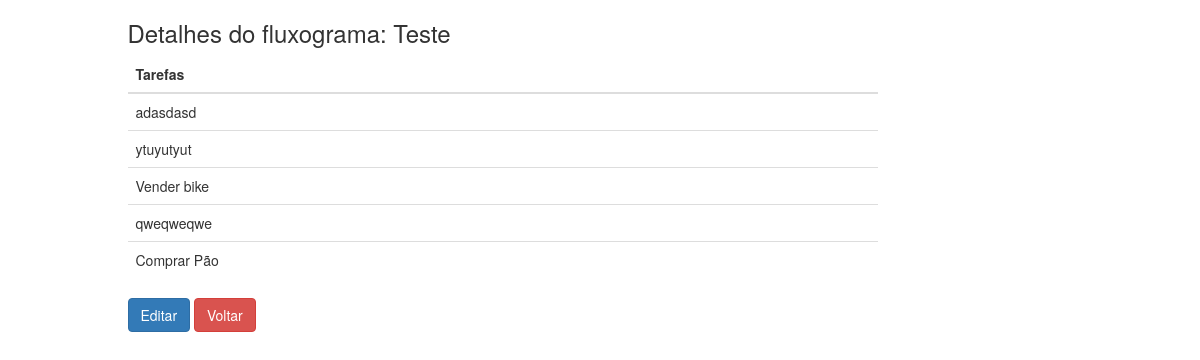
The page /fluxograma/1/ on the database as committed earlier.
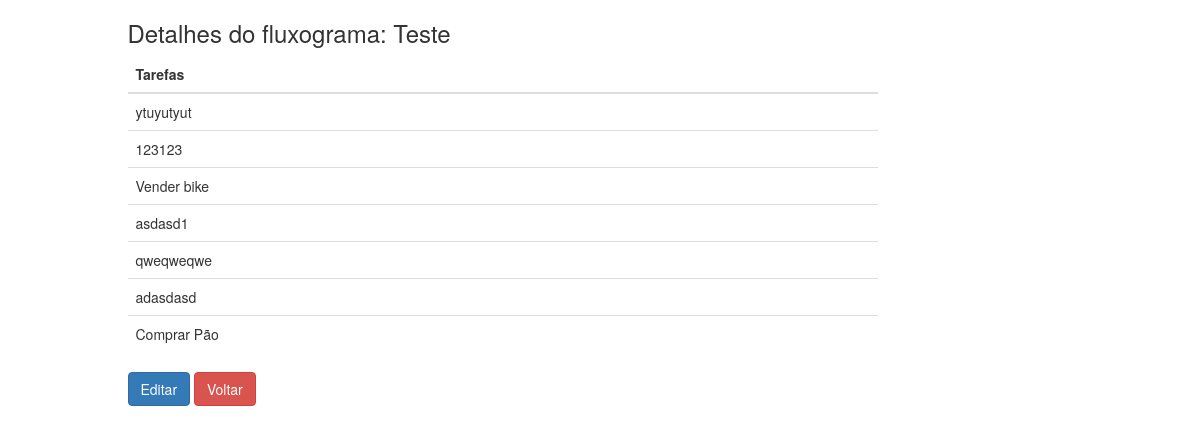
The same page on the database as committed later.
### fluxograma/models.py (models this page shows, shortened)
class TarefaFluxograma(models.Model):
    tarefa = models.ForeignKey(Tarefa)
    fluxograma = models.ForeignKey(Fluxograma)
    numero = models.PositiveIntegerField()
    class Meta:
        ordering = ('numero',)
        unique_together = ('tarefa', 'fluxograma', 'numero')

class Tarefa(models.Model):
    titulo = models.CharField(max_length=128, default='')
    def __str__(self):
        return self.titulo

### fluxograma/views.py (the view)
# urls.py: url(r'^(?P<pk>[0-9]+)/$', views.detail_flux, name='detail'),
def detail_flux(request, pk, template_name='fluxogramas/detail.html'):
    fluxograma = get_object_or_404(Fluxograma, pk=pk)
    tarefas = fluxograma.tarefafluxograma_set.all()
    return render(request, template_name, {"fluxograma": fluxograma, "tarefas": tarefas})

### fluxograma/templates/fluxogramas/detail.html
{% extends 'fluxogramas/base.html' %}
{% block content %}
    <section>
        <h3>Detalhes do fluxograma: {{ fluxograma.titulo }} </h3>
        <table class="table">
            <thead>
                <tr>
                    <th>Tarefas</th>
                </tr>
            </thead>
            <tbody>
                {% for taf in tarefas %}
                    <tr>
                        <td>{{ taf.tarefa }}</td>
                    </tr>
                {% empty %}
                    <h4>Não há tarefas neste fluxograma.</h4>
                {% endfor %}
            </tbody>
        </table>
        <a href="{% url 'fluxogramas:edit' fluxograma.id %}"><button class="btn btn-primary">Editar</button></a>
        <a href="{% url 'fluxogramas:list' %}"><button class="btn btn-danger">Voltar</button></a>
    </section>
{% endblock %}

Rows that differ between the two databases and show on the page:
added TarefaFluxograma: tarefa "123123"
added TarefaFluxograma: tarefa "asdasd1"
changed TarefaFluxograma "adasdasd": moves down the list
